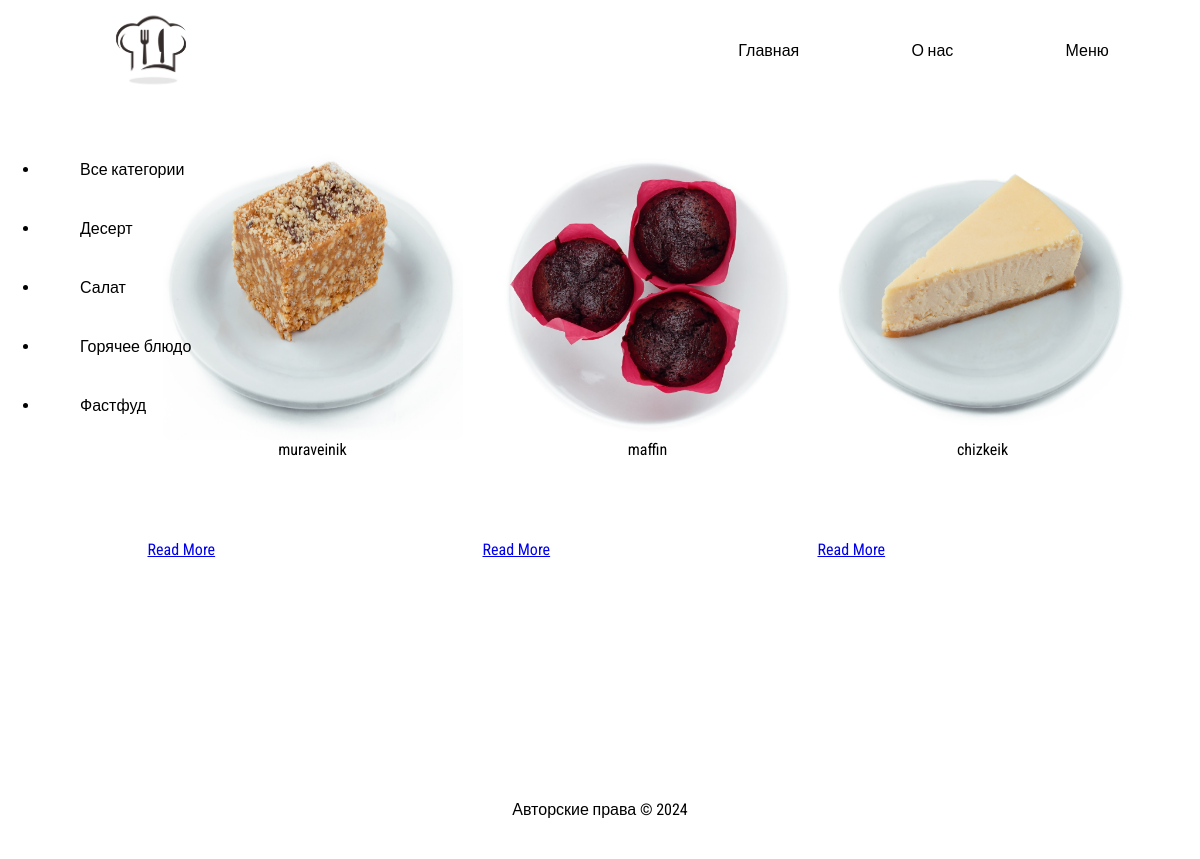
The app's page /category/2/ with its own data.
### myapp/models.py (models this page shows, shortened)
class Categories(models.Model):
    name = models.CharField(max_length=255)
    slug = models.SlugField(max_length=255, db_index=True, unique=True, verbose_name='Ссылка', null=True)

class Posts(models.Model):
    title = models.CharField('Титул', max_length=255)
    content = models.TextField('Содержание')  # Изменили тип на TextField
    is_published = models.BooleanField(default=False)
    photo = models.ImageField(upload_to='img/', default='/img/')
    created_at = models.DateTimeField(auto_now_add=True)
    updated_at = models.DateTimeField(auto_now=True)
    slug = models.SlugField(max_length=255, db_index=True, unique=True, verbose_name='Ссылка', null=True)
    categoria = models.ForeignKey('Categories', on_delete=models.PROTECT, null=True)
    class Meta:
        verbose_name = "Пост"
        verbose_name_plural = "Посты"

### myapp/views.py (the view)
# urls.py: path('category/<int:catid>/', show_category, name='show_category'),
def show_category(request, catid):
    posts = Posts.objects.filter(categoria_id=catid)
    categ = Categories.objects.all()
    selected_category = get_object_or_404(Categories, pk=catid)
    return render(request, 'our_food.html', {'posts': posts, 'categ': categ, 'selected': selected_category})

### myapp/templates/our_food.html (shortened to what this page needs)
{% extends "base.html" %}
{% load static %}
{% block extracss %}
<link rel="stylesheet" href="{% static 'css/posts.css' %}" />
{% endblock %}
{% block content %}
<div class="sidebar">
  <ul>
    <li class="{% if not selected %}selected{% endif %}">
      <a href="{% url 'posts_sort' %}">Все категории</a>
    </li>
    {% for c in categ %}
    <li class="{% if c.pk == selected.pk %}selected{% endif %}">
      <a href="{% url 'show_category' c.pk %}">{{ c.name }}</a>
    </li>
    {% endfor %}
  </ul>
</div>
<div class="content">
  {% for post in posts %}
  <div class="div2">
    <p class="p">
       {% if post.photo %}
       <img src="{{ post.photo.url }}" alt="" style="width: 300px; height: 290px; border-radius: 10px;">
       {% else %}
       <h1>no photo</h1>
       {% endif %}
      {{ post.slug }}
    </p>
    <div class="buttons">
      <a href="{% url 'posts_detail' post_id=post.pk %}" class="button read-more">Read More</a>
    </div>
  </div>
  {% endfor %}
</div>
{% endblock %}

### static/css/style.css (style rules this page uses)
* { padding: 0; margin: 0; box-sizing: border-box; font-family: "Roboto Condensed", sans-serif; }
body { background-color: #fff; }

### static/css/posts.css (style rules this page uses)
* { padding: 0; margin: 0; box-sizing: border-box; font-family: "Roboto Condensed", sans-serif; }
.p { width: 300px; height: 290px; border-radius: 20px; margin-left: 15px; margin-right: 20px; margin-bottom: 100px; transition: transform 0.5s; color: black; }
div > p { display: flex; flex-direction: row; justify-content: center; margin-top: 50px; flex-wrap: wrap; text-align: center; }
.sidebar { display: flex; flex-direction: column; margin: 20px; position: absolute; color: black; }
.sidebar a, ul, li { color: black; text-decoration: none; padding: 20px; }
.content { display: flex; flex-direction: row; justify-content: center; align-items: center; margin-bottom: 100px; margin-left: 100px; }

### records on screen
Categories: name "Десерт"
Categories: name "Салат"
Categories: name "Горячее блюдо"
Categories: name "Фастфуд"
Posts: photo (picture), slug "muraveinik"
Posts: photo (picture), slug "maffin"
Posts: photo (picture), slug "chizkeik"
